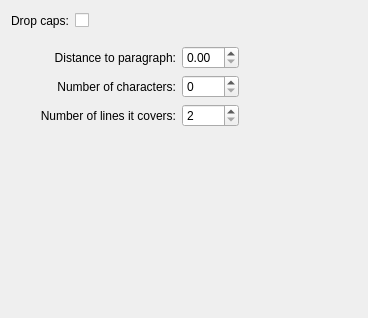
<?xml version="1.0" encoding="UTF-8"?>
<ui version="4.0">
 <class>ParagraphDropCapsTab</class>
 <widget class="QWidget" name="ParagraphDropCapsTab">
  <property name="geometry">
   <rect>
    <x>0</x>
    <y>0</y>
    <width>368</width>
    <height>318</height>
   </rect>
  </property>
  <property name="minimumSize">
   <size>
    <width>368</width>
    <height>318</height>
   </size>
  </property>
  <layout class="QGridLayout" name="gridLayout_3">
   <item row="2" column="0">
    <spacer name="verticalSpacer">
     <property name="orientation">
      <enum>Qt::Vertical</enum>
     </property>
     <property name="sizeHint" stdset="0">
      <size>
       <width>20</width>
       <height>144</height>
      </size>
     </property>
    </spacer>
   </item>
   <item row="0" column="0">
    <layout class="QHBoxLayout" name="horizontalLayout">
     <item>
      <widget class="QLabel" name="label">
       <property name="text">
        <string>Drop caps:</string>
       </property>
      </widget>
     </item>
     <item>
      <widget class="QCheckBox" name="capsState">
       <property name="text">
        <string/>
       </property>
      </widget>
     </item>
     <item>
      <spacer name="horizontalSpacer">
       <property name="orientation">
        <enum>Qt::Horizontal</enum>
       </property>
       <property name="sizeHint" stdset="0">
        <size>
         <width>118</width>
         <height>20</height>
        </size>
       </property>
      </spacer>
     </item>
    </layout>
   </item>
   <item row="1" column="0">
    <widget class="QWidget" name="setting" native="true">
     <layout class="QGridLayout" name="gridLayout_2">
      <item row="1" column="0">
       <layout class="QHBoxLayout" name="horizontalLayout_2">
        <item>
         <spacer name="horizontalSpacer_2">
          <property name="orientation">
           <enum>Qt::Horizontal</enum>
          </property>
          <property name="sizeType">
           <enum>QSizePolicy::Fixed</enum>
          </property>
          <property name="sizeHint" stdset="0">
           <size>
            <width>20</width>
            <height>20</height>
           </size>
          </property>
         </spacer>
        </item>
        <item>
         <layout class="QVBoxLayout" name="verticalLayout_3">
          <item>
           <widget class="QLabel" name="label_2">
            <property name="text">
             <string>Distance to paragraph:</string>
            </property>
            <property name="alignment">
             <set>Qt::AlignRight|Qt::AlignTrailing|Qt::AlignVCenter</set>
            </property>
           </widget>
          </item>
          <item>
           <widget class="QLabel" name="label_3">
            <property name="text">
             <string>Number of characters:</string>
            </property>
            <property name="alignment">
             <set>Qt::AlignRight|Qt::AlignTrailing|Qt::AlignVCenter</set>
            </property>
           </widget>
          </item>
          <item>
           <widget class="QLabel" name="label_4">
            <property name="text">
             <string>Number of lines it covers:</string>
            </property>
            <property name="alignment">
             <set>Qt::AlignRight|Qt::AlignTrailing|Qt::AlignVCenter</set>
            </property>
           </widget>
          </item>
         </layout>
        </item>
        <item>
         <layout class="QVBoxLayout" name="verticalLayout">
          <item>
           <widget class="KoUnitDoubleSpinBox" name="distance"/>
          </item>
          <item>
           <widget class="QSpinBox" name="characters">
            <property name="wrapping">
             <bool>false</bool>
            </property>
            <property name="minimum">
             <number>0</number>
            </property>
            <property name="value">
             <number>0</number>
            </property>
           </widget>
          </item>
          <item>
           <widget class="QSpinBox" name="lines">
            <property name="minimum">
             <number>2</number>
            </property>
           </widget>
          </item>
         </layout>
        </item>
        <item>
         <layout class="QVBoxLayout" name="verticalLayout_2">
          <item>
           <spacer name="horizontalSpacer_4">
            <property name="orientation">
             <enum>Qt::Horizontal</enum>
            </property>
            <property name="sizeHint" stdset="0">
             <size>
              <width>40</width>
              <height>20</height>
             </size>
            </property>
           </spacer>
          </item>
         </layout>
        </item>
       </layout>
      </item>
     </layout>
    </widget>
   </item>
  </layout>
 </widget>
 <customwidgets>
  <customwidget>
   <class>KoUnitDoubleSpinBox</class>
   <extends>QDoubleSpinBox</extends>
   <header>KoUnitDoubleSpinBox.h</header>
  </customwidget>
 </customwidgets>
 <resources/>
 <connections/>
</ui>
